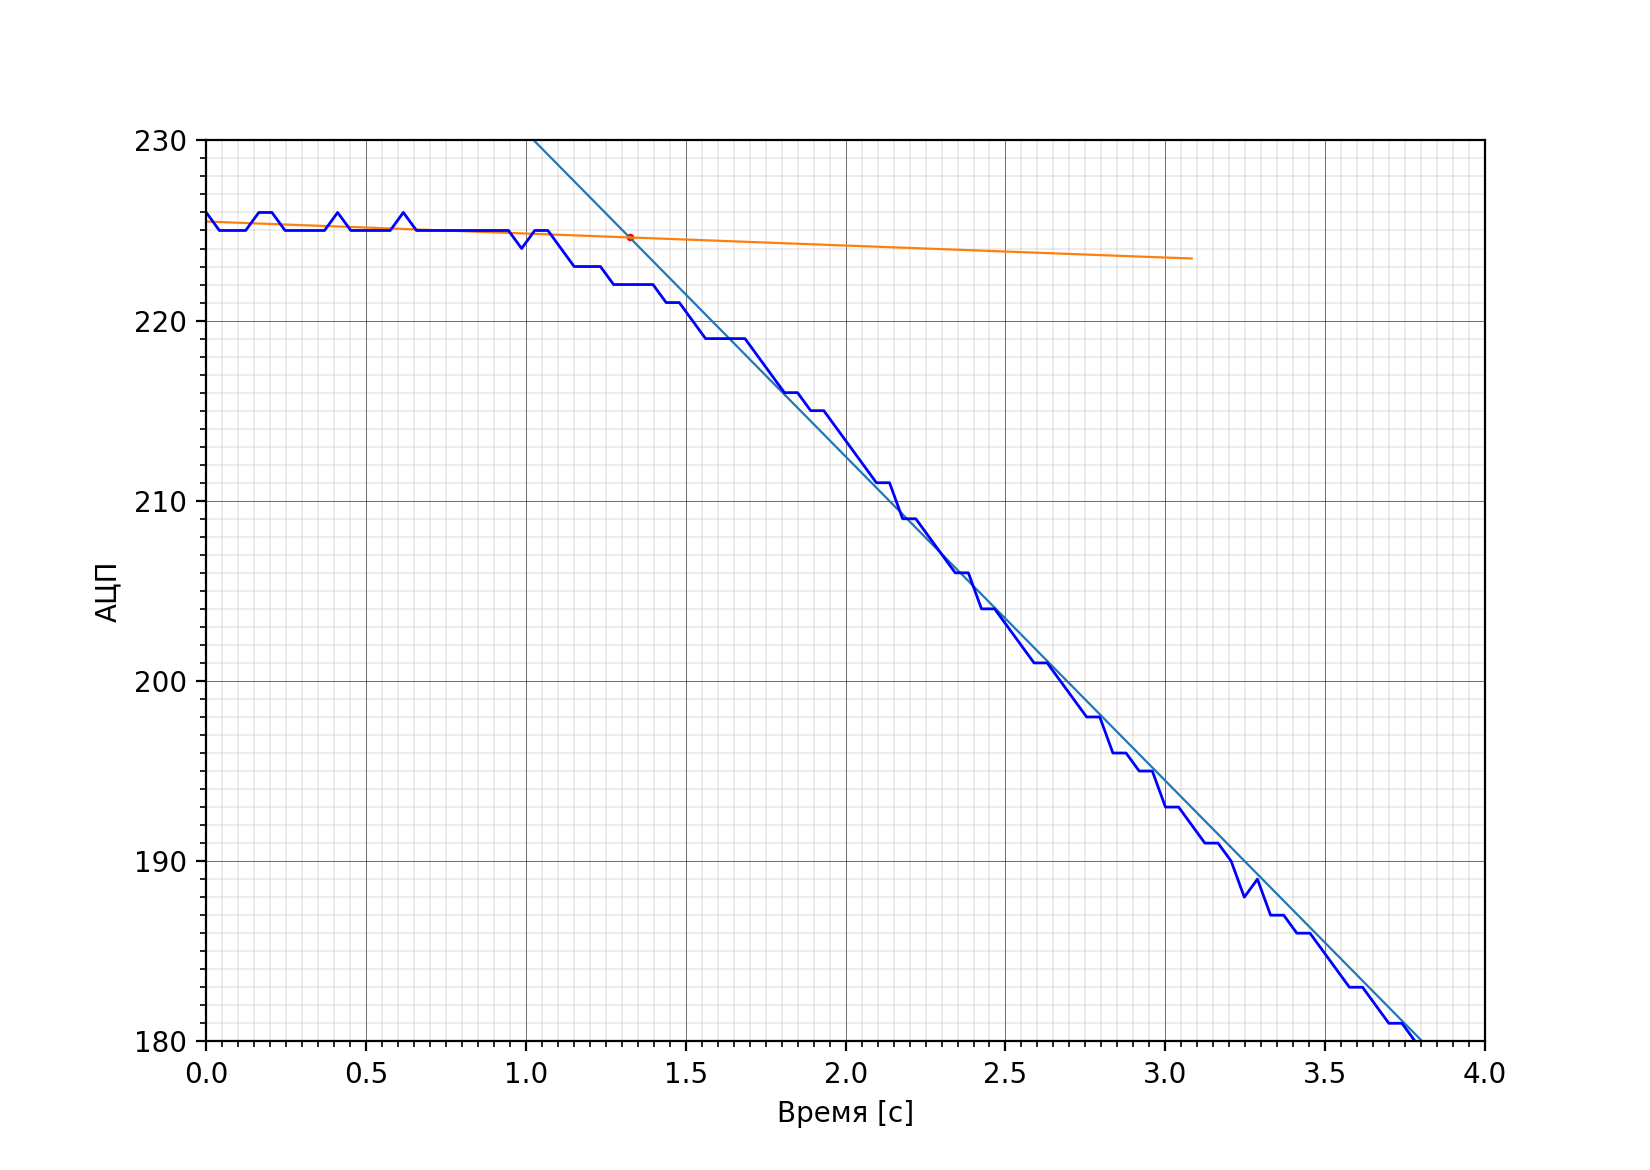

Here is the Python script that generated this plot:
import numpy as np
import matplotlib.pyplot as plt
from scipy.signal import argrelextrema
import matplotlib.ticker as ticker
k = []
l = 1.39
with open(r"C:\Users\marat\Desktop\wave\exp100.txt", 'r') as f:
    for line in f:
        k.append(float(line))
dac = np.array(k[0:len(k)-1])
t = np.linspace(0, k[-1], len(dac))
b = (np.min(dac) + np.max(dac))/2
y = 2*b - dac
arr = y
arr1 = t
#print(ind[0][1])
x = t[:26]
x1 = t[:26 + 50]
#print(x)
y1 = arr[:26]
#print(y1)
coeff = np.polyfit(x, y1, 1)
f = np.poly1d(coeff)
x2 = t[35:67]
x21 = t[25:150]
y2 = arr[35:67]
coeff1 = np.polyfit(x2, y2, 1)
f1 = np.poly1d(coeff1)
x_s = (coeff1[1] - coeff[1])/(coeff[0] - coeff1[0])
print(x_s)
fig, ax = plt.subplots(figsize=(8.25, 5.85), dpi=200)
ax.scatter(x_s, f(x_s), s=3, color='red')
plt.plot(x21, f1(x21), linewidth=0.8)
plt.plot(x1, f(x1), linewidth=0.8)
plt.plot(t, y, color='blue', linewidth=1)
ax.xaxis.set_minor_locator(ticker.AutoMinorLocator(10))
ax.yaxis.set_minor_locator(ticker.AutoMinorLocator(10))
plt.tick_params(which='major', direction='out')
plt.tick_params(which='minor', direction='out')
plt.grid(which="major", color='black', linewidth=0.2)
plt.grid(which="minor", color='grey', linewidth=0.1)
plt.xlim(0, 4)
plt.ylim(180, 230)
plt.xlabel('Время [c]')
plt.ylabel('АЦП')
fig.savefig(r"C:\Users\marat\Desktop\wave\exp100withline.png")
plt.show()